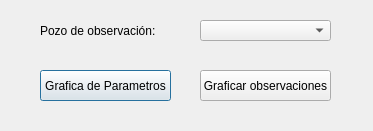
<?xml version="1.0" encoding="UTF-8"?>
<ui version="4.0">
 <class>graficarOpt</class>
 <widget class="QDialog" name="graficarOpt">
  <property name="geometry">
   <rect>
    <x>0</x>
    <y>0</y>
    <width>373</width>
    <height>131</height>
   </rect>
  </property>
  <property name="windowTitle">
   <string>Graficar Optimizaciones</string>
  </property>
  <widget class="QLabel" name="label">
   <property name="geometry">
    <rect>
     <x>40</x>
     <y>10</y>
     <width>131</width>
     <height>41</height>
    </rect>
   </property>
   <property name="text">
    <string>Pozo de observación:</string>
   </property>
  </widget>
  <widget class="QPushButton" name="grafParametros">
   <property name="geometry">
    <rect>
     <x>40</x>
     <y>70</y>
     <width>131</width>
     <height>31</height>
    </rect>
   </property>
   <property name="text">
    <string>Grafica de Parametros</string>
   </property>
  </widget>
  <widget class="QPushButton" name="grafObservaciones">
   <property name="geometry">
    <rect>
     <x>200</x>
     <y>70</y>
     <width>131</width>
     <height>31</height>
    </rect>
   </property>
   <property name="text">
    <string>Graficar observaciones</string>
   </property>
  </widget>
  <widget class="QComboBox" name="pozo">
   <property name="geometry">
    <rect>
     <x>200</x>
     <y>20</y>
     <width>131</width>
     <height>21</height>
    </rect>
   </property>
  </widget>
 </widget>
 <resources/>
 <connections/>
</ui>
